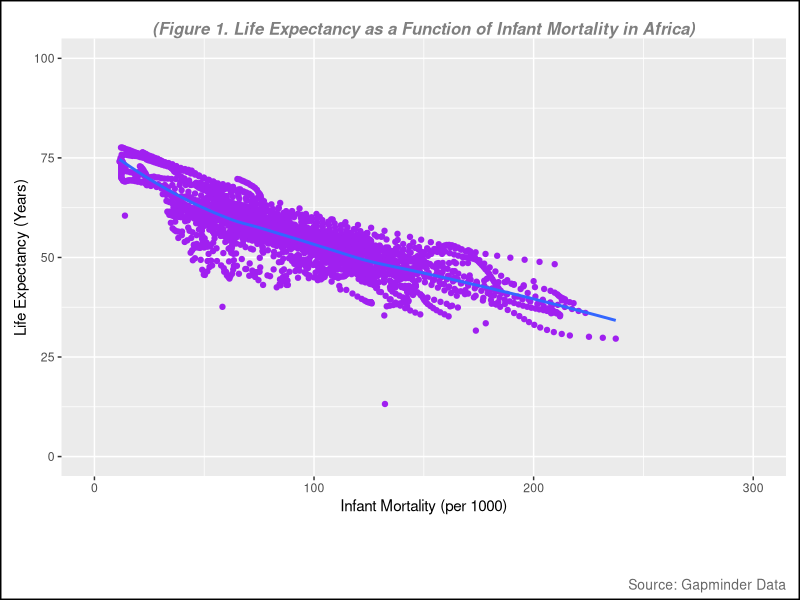
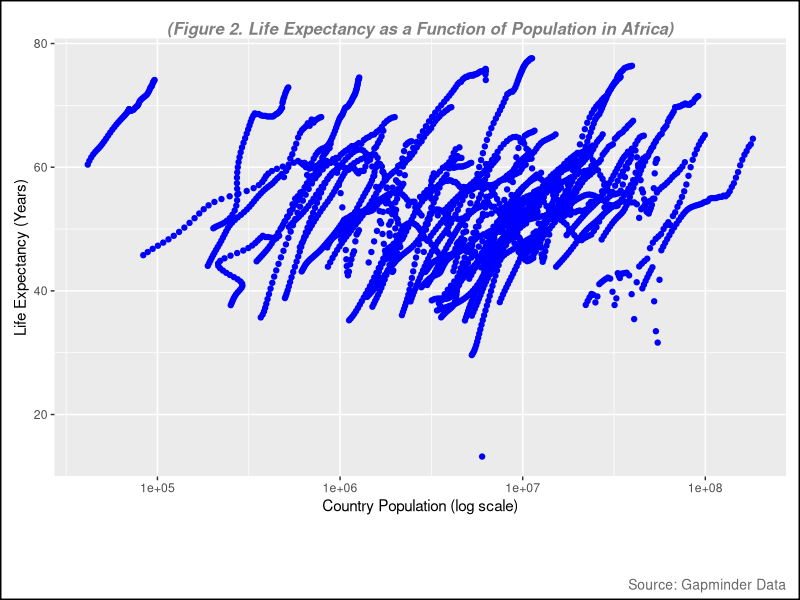
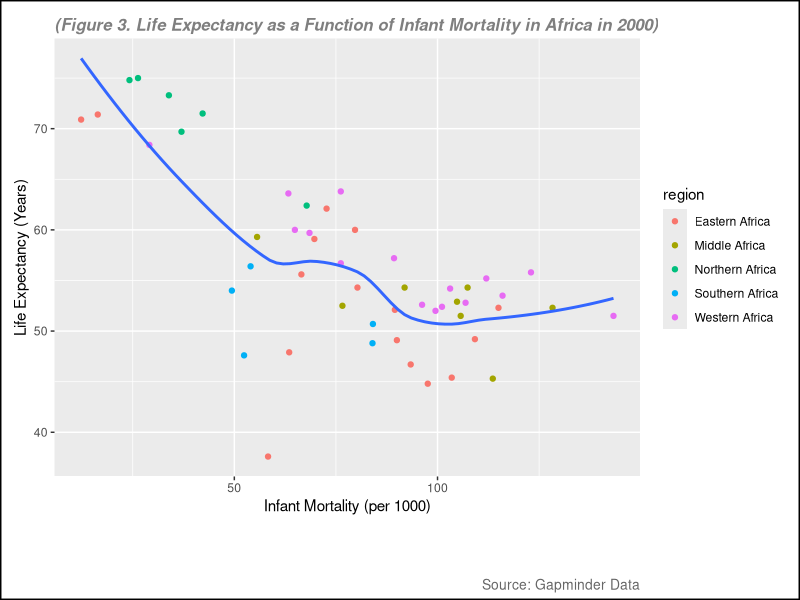
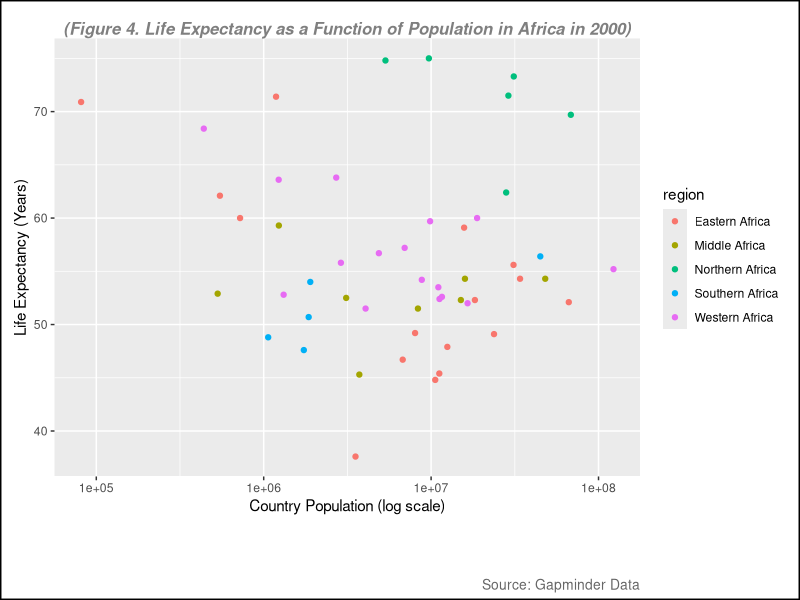
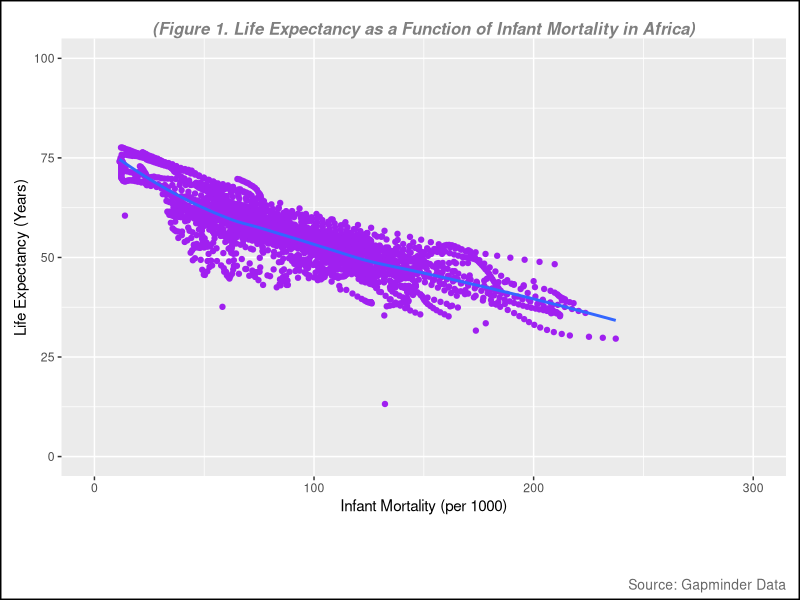
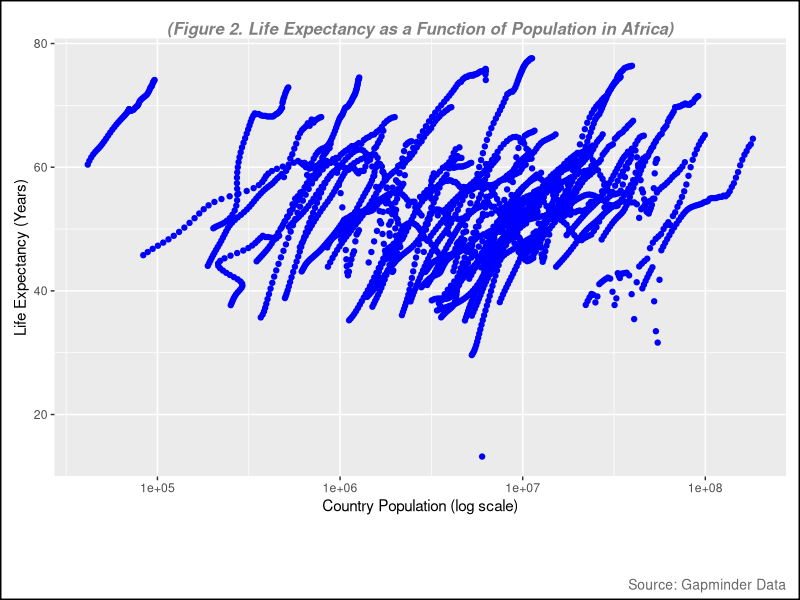
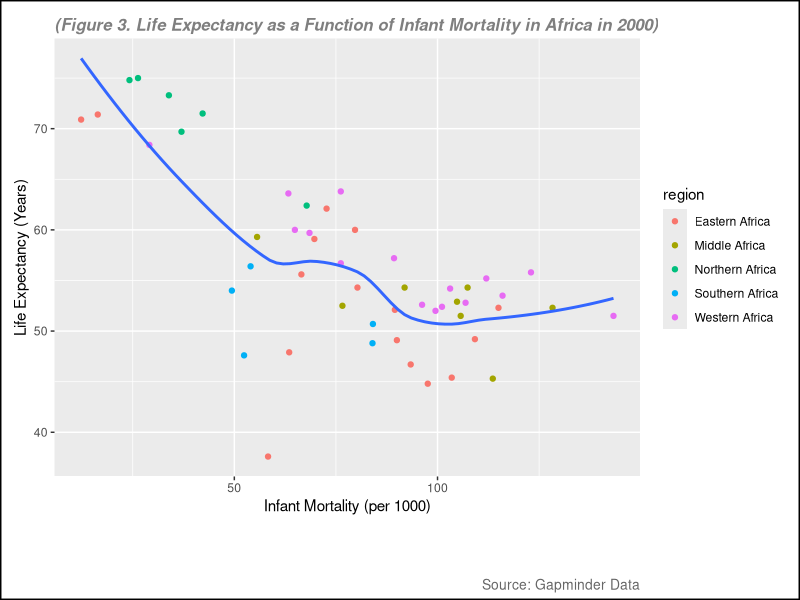
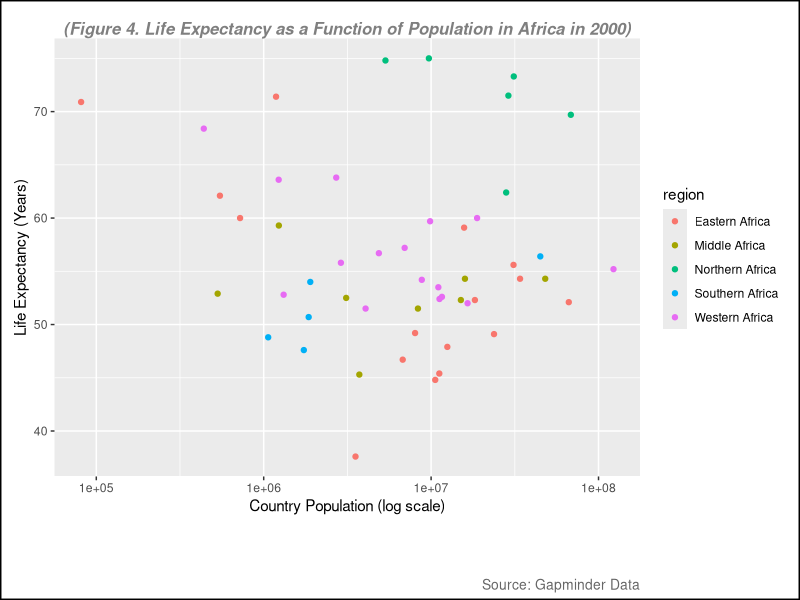

Write R code to recreate these figures, in order.
## ---- chunk 1
install.packages("dslabs") #if we have not install this packages, we need to indtall it. This packege is for the data set 

install.packages("tidyverse")
library(tidyverse)
install.packages("ggplot2")
library(ggplot2)
library(here)
install.packages("patchwork")  # This package is to redefine "/" operator for plot arrangement
library(patchwork)
## ---- chunk 2
library(dslabs)

help("gapminder") # this is to look at the description about the data
## ---- chunk 3
str(gapminder)
## ---- chunk 4
summary(gapminder)
## ---- chunk 5
class(gapminder)
## ---- chunk 6
africadata <- filter(gapminder, continent== "Africa") # filter() function is used to filter specific observation only. 
## ---- chunk 7
str(africadata)
## ---- chunk 8
summary(africadata)
## ---- chunk 9
infant <- select(africadata, infant_mortality, life_expectancy)
str(infant)

summary(infant)
## ---- chunk 10
pop <- select(africadata, population, life_expectancy)
str(pop)
summary(pop)
## ---- chunk 11
plot1 <- ggplot(data = infant, aes(x = infant_mortality, y = life_expectancy)) +
  geom_point(col = "purple") + # to create plot points and set color to purple  
  geom_smooth(method = "loess", se = FALSE) + # to create line without confidence interval
  xlim(c(0, 300)) + # to set x-axis range
  ylim(c(0, 100)) + # to set y-axis range
  labs(
    subtitle = "(Figure 1. Life Expectancy as a Function of Infant Mortality in Africa)", 
    y = "Life Expectancy (Years)",
    x = "Infant Mortality (per 1000)",
    caption = "Source: Gapminder Data"
  ) + # to create the name of each axis
  theme(
    plot.background = element_rect(color = "black", size = 1), # Border around the entire plot (including title)
    plot.subtitle = element_text(hjust = 0.5, vjust = -1, size = 12, color = "gray50", face = "bold.italic"), # to adjust the subtitle position, color and size (note, set vjust=185 for printed pictures, for website, set at 100 )
    plot.caption = element_text(hjust = 1, vjust = -13, size = 10, color = "gray40"), # to adjust the subtitle position, color and size, hjust=horizontal and vjust= vertical 
    plot.margin = margin(10, 10, 45, 10) # (top, right, bottom, left) Increase the bottom margin to create space for the subtitle below the x-axis
  )

# Print the plot
print(plot1)


figure_file = here("images","infant mortality vs life expectancy.png") # to set up location for the pictures created 
ggsave(filename = figure_file, plot=plot1) # save the pictures created 
## ---- chunk 12
plot2 <- ggplot(data = pop, aes(x= population, y= life_expectancy))+
  geom_point(color= "blue")+
  scale_x_log10() + # this is to set the x-axis in log scale 
  labs(
    subtitle = "(Figure 2. Life Expectancy as a Function of Population in Africa)", 
    y = "Life Expectancy (Years)",
    x = "Country Population (log scale)",
    caption = "Source: Gapminder Data"
  ) + # to create the name of each axis
  theme(
    plot.background = element_rect(color = "black", size = 1), # Border around the entire plot (including title)
    plot.subtitle = element_text(hjust = 0.5, vjust = -1, size = 12, color = "gray50", face = "bold.italic"), # to adjust the subtitle position, color and size (note, set vjust=185 for printed pictures, for website, set at 100 )
    plot.caption = element_text(hjust = 1, vjust = -13, size = 10, color = "gray40"), # to adjust the subtitle position, color and size, hjust=horizontal and vjust= vertical 
    plot.margin = margin(10, 10, 45, 10) # (top, right, bottom, left) Increase the bottom margin to create space for the subtitle below the x-axis
  )
print(plot2)


figure_file = here("images","log_population vs life expectancy.png") # to set up location for the pictures created 
ggsave(filename = figure_file, plot=plot2) # save the pictures created 
## ---- chunk 13
missing_years <- africadata %>%
  filter(is.na(infant_mortality)) %>% # Filter rows where infant_mortality is NA
  select(year) %>%                    # Select the 'year' column
  distinct()                          # Get unique years

# Display missing years
print(missing_years)
## ---- chunk 14
data_2000 <- africadata %>%
  filter(year==2000)

## ---- chunk 15
str(data_2000)
summary(data_2000)
## ---- chunk 16
plot3 <- ggplot(data = data_2000, aes(x = infant_mortality, y = life_expectancy)) +
  geom_point(aes(color = region)) + # Map 'region' to the color aesthetic
  geom_smooth(method = "loess", se = FALSE) + # Add a smoothing line
  labs(
    subtitle = "(Figure 3. Life Expectancy as a Function of Infant Mortality in Africa in 2000)", 
    y = "Life Expectancy (Years)",
    x = "Infant Mortality (per 1000)",
    caption = "Source: Gapminder Data"
  ) +
  theme(
    plot.background = element_rect(color = "black", size = 1), # Border around the entire plot
    plot.subtitle = element_text(hjust = 0, vjust= 0, size = 12, color = "gray50", face = "bold.italic"), # Adjust subtitle position
    plot.caption = element_text(hjust = 1, vjust= -13, size = 10, color = "gray40"), # Adjust caption position
    plot.margin = margin(10, 10, 45, 10) # Adjust margins (top, right, bottom, left)
  )

print(plot3)

figure_file = here("images","infant mortality vs life expectancy in 2000.png") # to set up location for the pictures created 
ggsave(filename = figure_file, plot=plot3) # save the pictures created 
## ---- chunk 17
plot4 <- ggplot(data = data_2000, aes(x= population, y= life_expectancy))+
  geom_point(aes(color = region)) +
  scale_x_log10() + # this is to set the x-axis in log scale 
  labs(
    subtitle = "(Figure 4. Life Expectancy as a Function of Population in Africa in 2000)", 
    y = "Life Expectancy (Years)",
    x = "Country Population (log scale)",
    caption = "Source: Gapminder Data"
  ) + # to create the name of each axis
  theme(
    plot.background = element_rect(color = "black", size = 1), # Border around the entire plot (including title)
    plot.subtitle = element_text(hjust = 0.5, vjust = -1, size = 12, color = "gray50", face = "bold.italic"), # to adjust the subtitle position, color and size (note, set vjust=185 for printed pictures, for website, set at 100 )
    plot.caption = element_text(hjust = 1, vjust = -13, size = 10, color = "gray40"), # to adjust the subtitle position, color and size, hjust=horizontal and vjust= vertical 
    plot.margin = margin(10, 10, 45, 10) # (top, right, bottom, left) Increase the bottom margin to create space for the subtitle below the x-axis
  )
print(plot4)


figure_file = here("images","log_population vs life expectancy in 2000.png") # to set up location for the pictures created 
ggsave(filename = figure_file, plot=plot4) # save the pictures created 
## ---- chunk 18
fit1 <- lm(life_expectancy ~ infant_mortality, data = data_2000)
summary(fit1)
## ---- chunk 19
fit2 <- lm(life_expectancy ~ population, data = data_2000)
summary(fit2)
